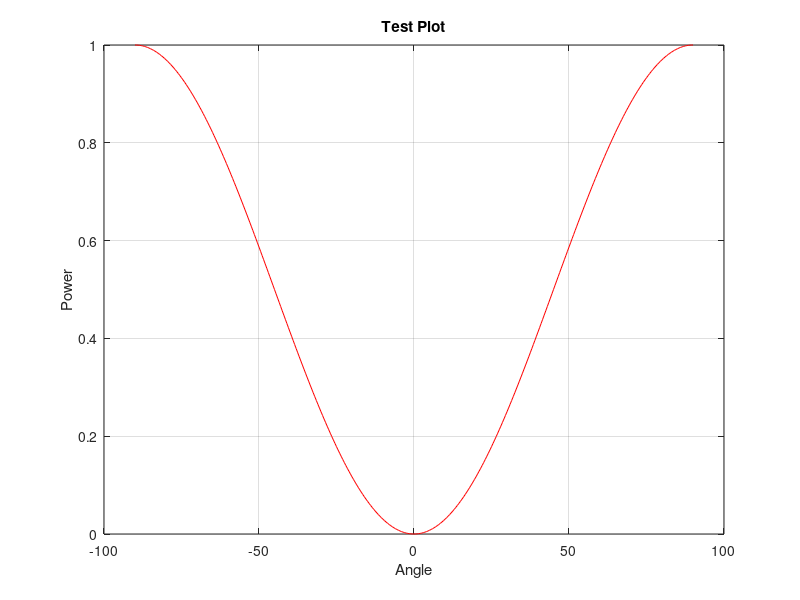

Reproduce this figure in MATLAB.
angles = -90:0.5:90;
P = sin(deg2rad(angles)).^2;
figure;
plot(angles, P, 'r'); grid on;
xlabel('Angle'); ylabel('Power');
title('Test Plot');